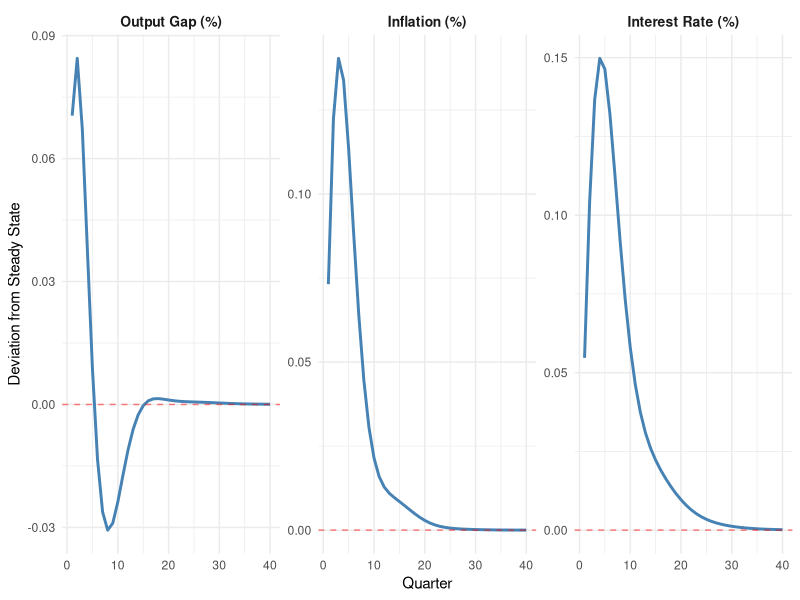
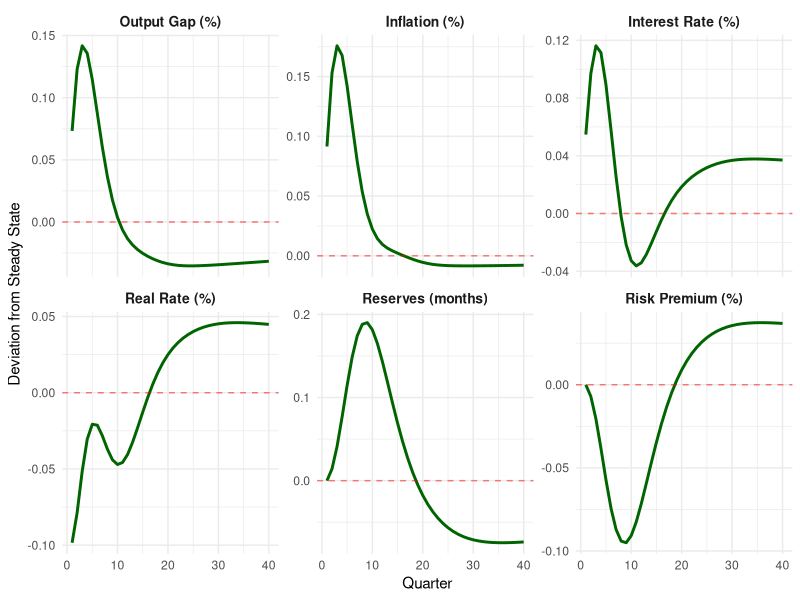
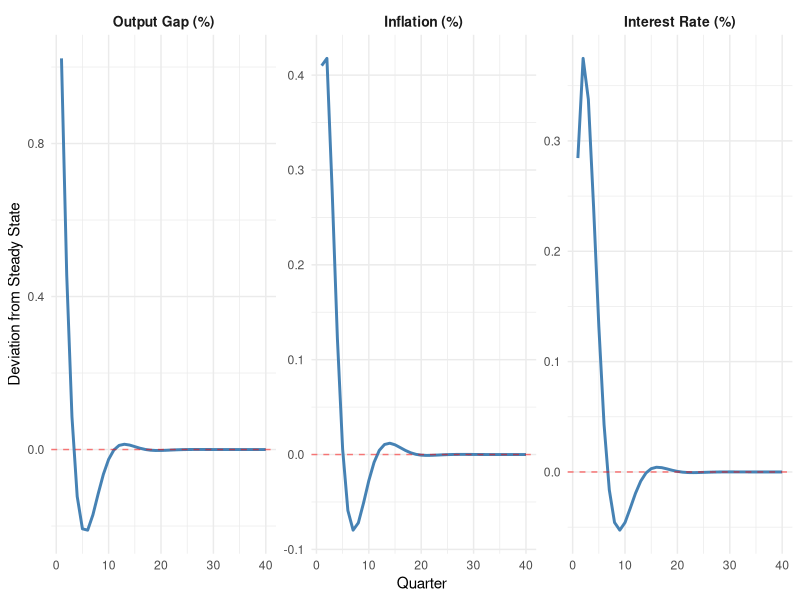
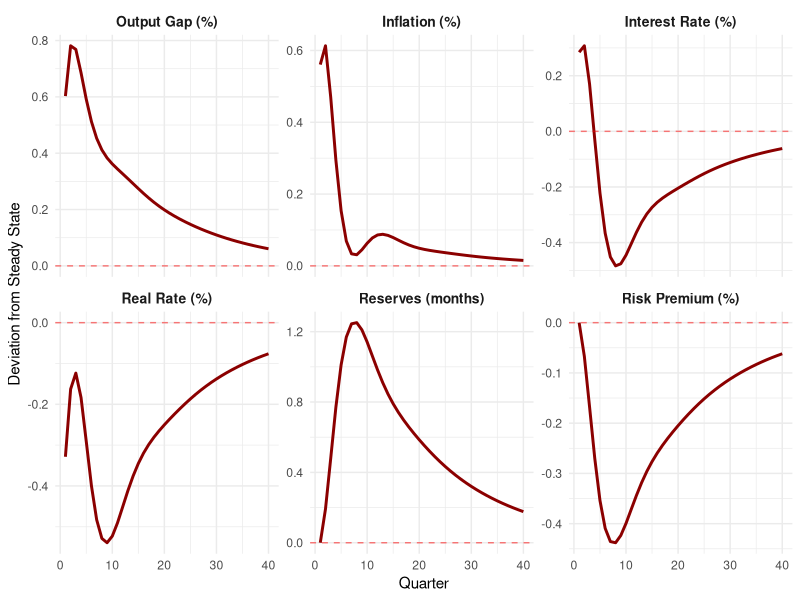
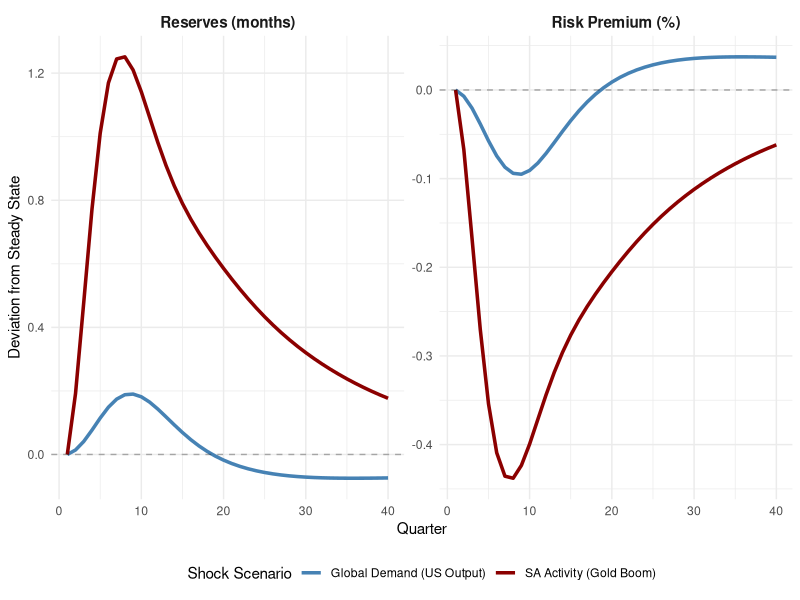
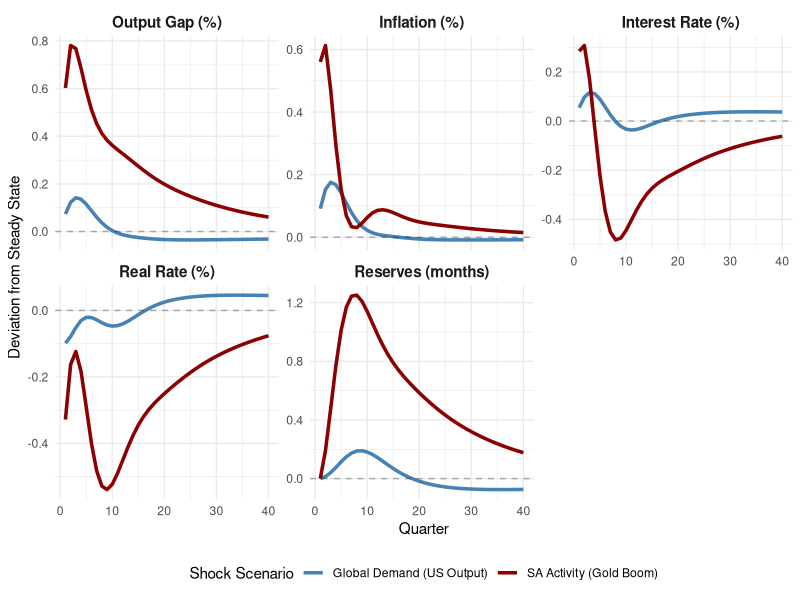

Reproduce these figures in R, in order.
## ---- chunk 1
library(tidyverse)
library(ggplot2)
library(gridExtra)

# Load IRF data
global_shock <- read_csv("global_demand_shock.csv")
sa_shock <- read_csv("sa_activity_shock.csv")

# Combine for comparison
shock_comparison <- bind_rows(
  global_shock %>% mutate(Scenario = "Global Demand (US Output)"),
  sa_shock %>% mutate(Scenario = "SA Activity (Gold Boom)")
)
## ---- chunk 2
global_shock %>%
  select(Quarter, y_zaf, pi_zaf, i_zaf) %>%
  pivot_longer(cols = -Quarter, names_to = "Variable", values_to = "Value") %>%
  mutate(Variable = factor(Variable,
                           levels = c("y_zaf", "pi_zaf", "i_zaf"),
                           labels = c("Output Gap (%)", "Inflation (%)", "Interest Rate (%)"))) %>%
  ggplot(aes(x = Quarter, y = Value)) +
  geom_line(color = "steelblue", linewidth = 1) +
  geom_hline(yintercept = 0, linetype = "dashed", color = "red", alpha = 0.5) +
  facet_wrap(~Variable, scales = "free_y") +
  labs(x = "Quarter",
       y = "Deviation from Steady State") +
  theme_minimal() +
  theme(strip.text = element_text(size = 10, face = "bold"))
## ---- chunk 3
global_shock %>%
  select(Quarter, y_lso, pi_lso, i_lso, r_lso, res_lso, prem_lso) %>%
  pivot_longer(cols = -Quarter, names_to = "Variable", values_to = "Value") %>%
  mutate(Variable = factor(Variable,
                           levels = c("y_lso", "pi_lso", "i_lso", "r_lso", "res_lso", "prem_lso"),
                           labels = c("Output Gap (%)", "Inflation (%)", "Interest Rate (%)",
                                     "Real Rate (%)", "Reserves (months)", "Risk Premium (%)"))) %>%
  ggplot(aes(x = Quarter, y = Value)) +
  geom_line(color = "darkgreen", linewidth = 1) +
  geom_hline(yintercept = 0, linetype = "dashed", color = "red", alpha = 0.5) +
  facet_wrap(~Variable, scales = "free_y", ncol = 3) +
  labs(x = "Quarter",
       y = "Deviation from Steady State") +
  theme_minimal() +
  theme(strip.text = element_text(size = 10, face = "bold"))
## ---- chunk 4
sa_shock %>%
  select(Quarter, y_zaf, pi_zaf, i_zaf) %>%
  pivot_longer(cols = -Quarter, names_to = "Variable", values_to = "Value") %>%
  mutate(Variable = factor(Variable,
                           levels = c("y_zaf", "pi_zaf", "i_zaf"),
                           labels = c("Output Gap (%)", "Inflation (%)", "Interest Rate (%)"))) %>%
  ggplot(aes(x = Quarter, y = Value)) +
  geom_line(color = "steelblue", linewidth = 1) +
  geom_hline(yintercept = 0, linetype = "dashed", color = "red", alpha = 0.5) +
  facet_wrap(~Variable, scales = "free_y") +
  labs(x = "Quarter",
       y = "Deviation from Steady State") +
  theme_minimal() +
  theme(strip.text = element_text(size = 10, face = "bold"))
## ---- chunk 5
sa_shock %>%
  select(Quarter, y_lso, pi_lso, i_lso, r_lso, res_lso, prem_lso) %>%
  pivot_longer(cols = -Quarter, names_to = "Variable", values_to = "Value") %>%
  mutate(Variable = factor(Variable,
                           levels = c("y_lso", "pi_lso", "i_lso", "r_lso", "res_lso", "prem_lso"),
                           labels = c("Output Gap (%)", "Inflation (%)", "Interest Rate (%)",
                                     "Real Rate (%)", "Reserves (months)", "Risk Premium (%)"))) %>%
  ggplot(aes(x = Quarter, y = Value)) +
  geom_line(color = "darkred", linewidth = 1) +
  geom_hline(yintercept = 0, linetype = "dashed", color = "red", alpha = 0.5) +
  facet_wrap(~Variable, scales = "free_y", ncol = 3) +
  labs(x = "Quarter",
       y = "Deviation from Steady State") +
  theme_minimal() +
  theme(strip.text = element_text(size = 10, face = "bold"))
## ---- chunk 6
shock_comparison %>%
  select(Quarter, Scenario, res_lso, prem_lso) %>%
  pivot_longer(cols = c(res_lso, prem_lso),
               names_to = "Variable", values_to = "Value") %>%
  mutate(Variable = factor(Variable,
                           levels = c("res_lso", "prem_lso"),
                           labels = c("Reserves (months)", "Risk Premium (%)"))) %>%
  ggplot(aes(x = Quarter, y = Value, color = Scenario)) +
  geom_line(linewidth = 1.2) +
  geom_hline(yintercept = 0, linetype = "dashed", color = "black", alpha = 0.3) +
  facet_wrap(~Variable, scales = "free_y", ncol = 2) +
  scale_color_manual(values = c("Global Demand (US Output)" = "steelblue",
                                "SA Activity (Gold Boom)" = "darkred")) +
  labs(x = "Quarter",
       y = "Deviation from Steady State",
       color = "Shock Scenario") +
  theme_minimal() +
  theme(strip.text = element_text(size = 11, face = "bold"),
        legend.position = "bottom")
## ---- chunk 7
shock_comparison %>%
  select(Quarter, Scenario, y_lso, pi_lso, i_lso, r_lso, res_lso) %>%
  pivot_longer(cols = c(y_lso, pi_lso, i_lso, r_lso, res_lso),
               names_to = "Variable", values_to = "Value") %>%
  mutate(Variable = factor(Variable,
                           levels = c("y_lso", "pi_lso", "i_lso", "r_lso", "res_lso"),
                           labels = c("Output Gap (%)", "Inflation (%)",
                                     "Interest Rate (%)", "Real Rate (%)",
                                     "Reserves (months)"))) %>%
  ggplot(aes(x = Quarter, y = Value, color = Scenario)) +
  geom_line(linewidth = 1.2) +
  geom_hline(yintercept = 0, linetype = "dashed", color = "black", alpha = 0.3) +
  facet_wrap(~Variable, scales = "free_y", ncol = 3) +
  scale_color_manual(values = c("Global Demand (US Output)" = "steelblue",
                                "SA Activity (Gold Boom)" = "darkred")) +
  labs(x = "Quarter",
       y = "Deviation from Steady State",
       color = "Shock Scenario") +
  theme_minimal() +
  theme(strip.text = element_text(size = 11, face = "bold"),
        legend.position = "bottom")
## ---- chunk 8
peak_effects <- data.frame(
  Variable = c("Output Gap - Peak", "Output Gap - Q40", "Inflation (pi_lso)",
               "Interest Rate (i_lso)", "Real Rate (r_lso)", "Reserves (res_lso)",
               "Risk Premium (prem_lso)"),
  Global_Peak = c(0.142, -0.032, 0.176, 0.116, 0.036, 0.092, -0.038),
  SA_Peak = c(0.917, 0.459, 0.647, 0.284, 0.120, 0.474, -0.229),
  Timing_Global = c("Q3", "Q40", "Q3", "Q3", "Q5", "Q5", "Q3"),
  Timing_SA = c("Q2", "Q40", "Q2", "Q1", "Q2", "Q3", "Q3")
) %>%
  mutate(Ratio = round(SA_Peak / abs(Global_Peak), 1))

knitr::kable(peak_effects,
             col.names = c("Variable", "Global Shock", "SA Shock", "Timing (G)", "Timing (S)", "Ratio"),
             caption = "Peak Effects and Long-Run Persistence Comparison",
             digits = 3)
